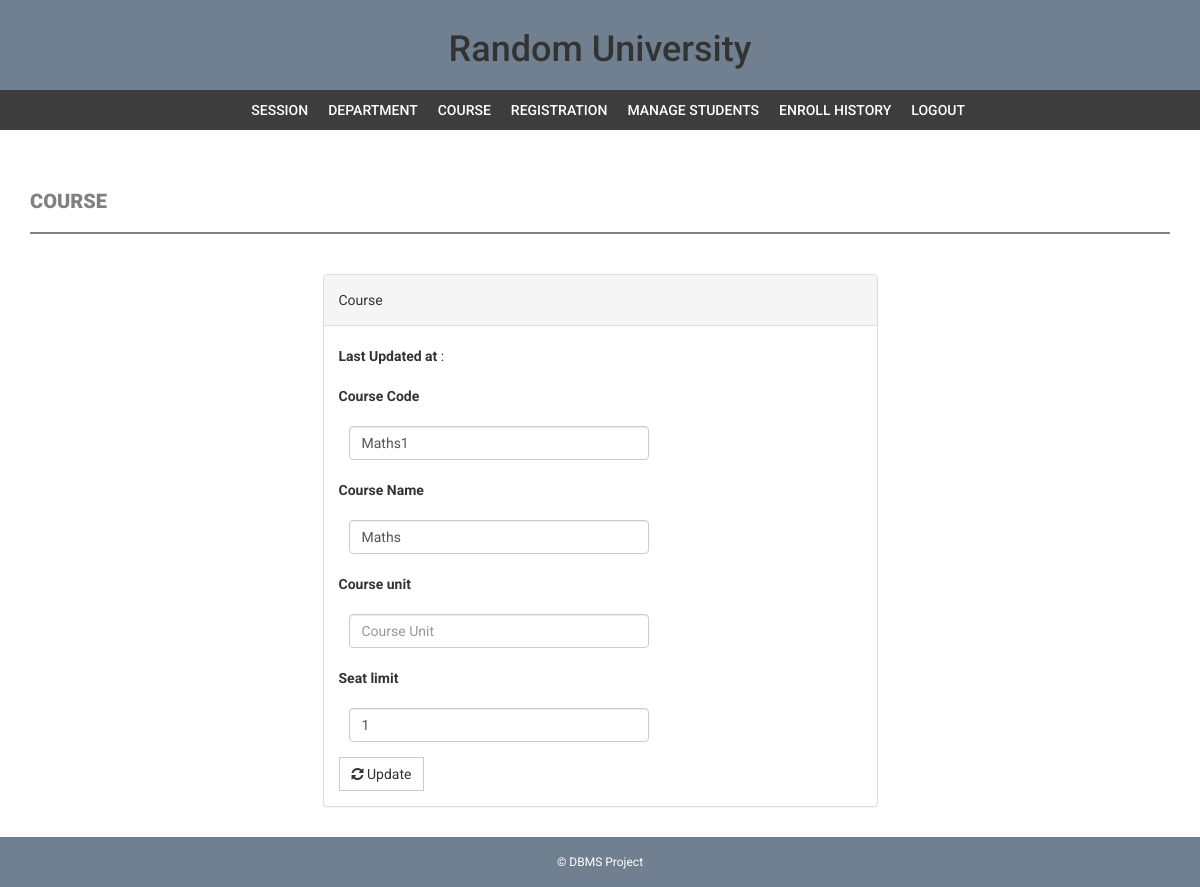
Screenshot of /admin/edit-course.php?id=32 (signed in) with the database file from the repository.
### tables this page shows
CREATE TABLE `course` (
  `id` int(11) NOT NULL,
  `courseCode` varchar(255) DEFAULT NULL,
  `courseName` varchar(255) DEFAULT NULL,
  `courseUnit` varchar(255) DEFAULT NULL,
  `prerequisite` varchar(255) DEFAULT NULL,
  `noofSeats` int(11) DEFAULT NULL,
  `creationDate` timestamp NULL DEFAULT current_timestamp(),
  `updationDate` varchar(255) DEFAULT NULL
);

### admin/edit-course.php (the view, shortened to what this page needs)
<?php
include('includes/config.php');
if(strlen($_SESSION['alogin'])==0)
    {
header('location:index.php');
}
else{
$id=intval($_GET['id']);
?>
<!DOCTYPE html>
<html xmlns="http://www.w3.org/1999/xhtml">
<head>
    <link href="assets/css/bootstrap.css" rel="stylesheet" />
    <link href="assets/css/font-awesome.css" rel="stylesheet" />
    <link href="assets/css/style.css" rel="stylesheet" />
</head>
<body>
<?php include('includes/header.php');?>
<?php if($_SESSION['alogin']!="")
{
 include('includes/menubar.php');
}
 ?>
    <div class="content-wrapper">
        <div class="container">
              <div class="row">
                    <div class="col-md-12">
                        <h1 class="page-head-line">Course  </h1>
                    </div>
                </div>
                <div class="row" >
                  <div class="col-md-3"></div>
                    <div class="col-md-6">
                        <div class="panel panel-default">
                        <div class="panel-heading">
                           Course
                        </div>
                        <div class="panel-body">
                       <form name="dept" method="post">
<?php
$sql=mysqli_query($con,"select * from course where id='$id'");
while($row=mysqli_fetch_array($sql))
{
?>
<p><b>Last Updated at</b> :<?php echo htmlentities($row['updationDate']);?></p>
   <div class="form-group">
    <label for="coursecode">Course Code  </label>
    <input type="text" class="form-control" id="coursecode" name="coursecode" placeholder="Course Code" value="<?php echo htmlentities($row['courseCode']);?>" required />
  </div>
 <div class="form-group">
    <label for="coursename">Course Name  </label>
    <input type="text" class="form-control" id="coursename" name="coursename" placeholder="Course Name" value="<?php echo htmlentities($row['courseName']);?>" required />
  </div>
<div class="form-group">
    <label for="courseunit">Course unit  </label>
    <input type="text" class="form-control" id="courseunit" name="courseunit" placeholder="Course Unit" value="<?php echo htmlentities($row['courseUnit']);?>" required />
  </div>
<div class="form-group">
    <label for="seatlimit">Seat limit  </label>
    <input type="text" class="form-control" id="seatlimit" name="seatlimit" placeholder="Seat limit" value="<?php echo htmlentities($row['noofSeats']);?>" required />
  </div>
<?php } ?>
 <button type="submit" name="submit" class="btn btn-default"><i class=" fa fa-refresh "></i> Update</button>
</form>
                            </div>
                            </div>
                    </div>
                </div>
            </div>
        </div>
  <?php include('includes/footer.php');?>
</body>
</html>
<?php } ?>

### admin/assets/css/style.css (style rules this page uses)
body { font-family: 'Roboto', sans-serif; line-height: 30px; background-image: url("https://cdn.pixabay.com/photo/2018/06/10/11/15/schultute-3466186_960_720.jpg"); background-repeat: no-repeat; background-size: cover; }
.form-control { margin: 10px; width: 300px; }
.content-wrapper { margin-top: 40px; min-height: 600px; padding-bottom: 60px; }
.page-head-line { font-weight: 900; padding-bottom: 20px; border-bottom: 2px solid grey; text-transform: uppercase; color: grey; font-size: 20px; margin-bottom: 40px; }
.btn { border-radius: 0px; -webkit-border-radius: 0px; -moz-border-radius: 0px; }

### rows the page displays
course: coursecode "Maths1", coursename "Maths", seatlimit "1"
